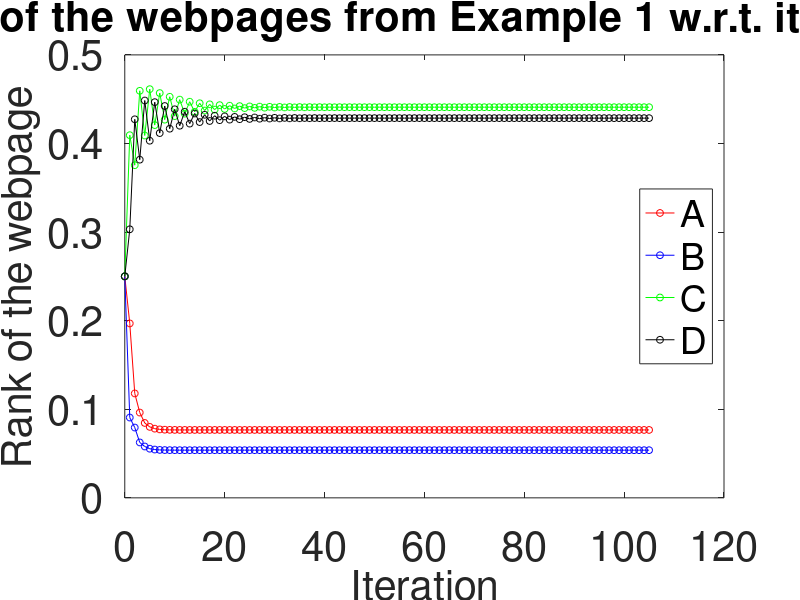

MATLAB code to generate this figure:
% Virovitica University of Applied Sciences, 2021.
% Authors: Marko hajba, Luka Majcenic, Nikola Stjepanovic
%%%%% Example 1: 4x4 network %%%%%


% adjancency matrix
Q = [0 0 0 0; 1/2 0 1/2 0; 0 0 0 1; 0 0 1 0]'

n = size(Q, 1);
r = zeros(n, 1)+1/n;

% define parameters
epsilon = 1e-8;
a = 0.85;
e = ones(n, 1);
iter = 0;
R(1, :) = r';
do
    ++iter;
    r_start = r;
    r = a*Q*r + (1/n)*e - (1/n)*norm(a*Q*r, 1);
    R(iter+1, :) = r';
    rel_err(iter) = norm(abs(r_start-r), 2)/norm(r);
until(norm(abs(r_start-r), 2)/norm(r) < epsilon)

%% solution:
r
iter
rel_err;

% this is small example, so we can check the absolute value of the 
% largest eigenvalue obtained from r -  expected to be 1
Q2 = [1/4 1/4 1/4 1/4; 37/80 3/80 37/80 3/80; 
      3/80 3/80 3/80 71/80; 3/80 3/80 71/80 3/80];

lambda_1_approx = Q2'*r./r

%% visualize rank of the each webpage in the example
x_axis = 0:105;
graf = figure(1), plot(x_axis, R(:, 1), 'ro-', 'markersize', 5, x_axis, R(:, 2), 'bo-', 'markersize', 5, ...
        x_axis, R(:, 3), 'go-', 'markersize', 5, x_axis, R(:, 4), 'ko-', 'markersize', 5 )
set (gca, "fontsize", 30),
xlabel("Iteration", 'fontsize', 30),
ylabel("Rank of the webpage",'fontsize', 30),
ylim([0, 0.5]),
title("Rank of the webpages from Example 1 w.r.t. iterations", 'fontsize', 30),
legend("A", "B", "C", "D", 'location', 'east')